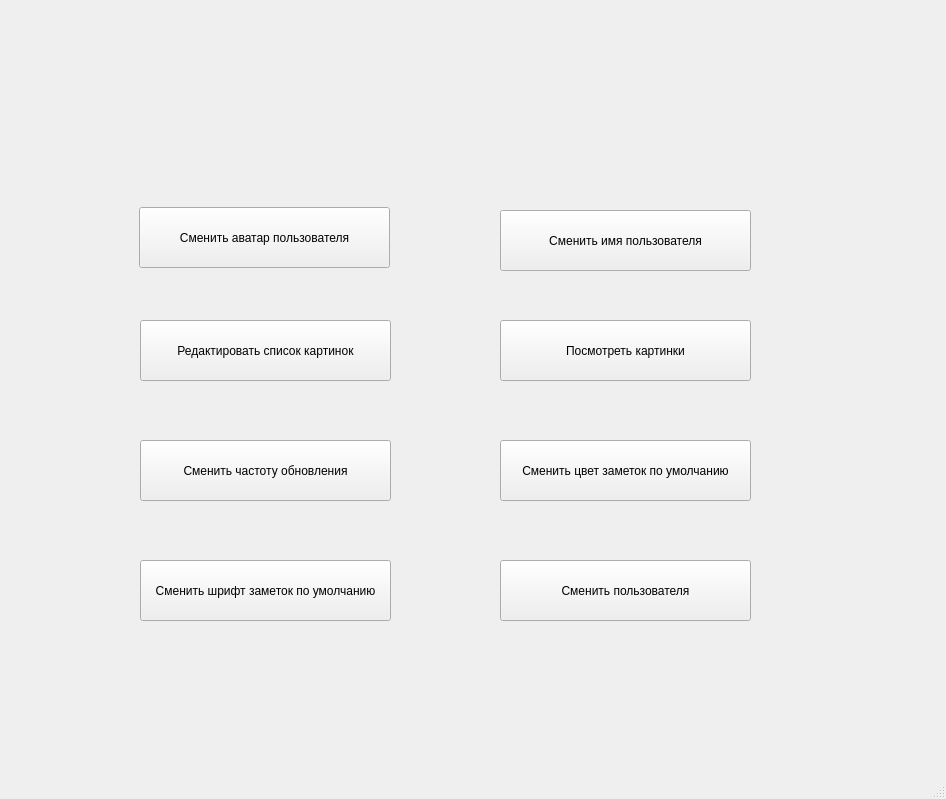
<?xml version="1.0" encoding="UTF-8"?>
<ui version="4.0">
 <class>MainWindow</class>
 <widget class="QMainWindow" name="MainWindow">
  <property name="geometry">
   <rect>
    <x>0</x>
    <y>0</y>
    <width>946</width>
    <height>799</height>
   </rect>
  </property>
  <property name="windowTitle">
   <string>MainWindow</string>
  </property>
  <widget class="QWidget" name="centralwidget">
   <widget class="QLabel" name="showava">
    <property name="geometry">
     <rect>
      <x>44</x>
      <y>30</y>
      <width>121</width>
      <height>101</height>
     </rect>
    </property>
    <property name="text">
     <string/>
    </property>
   </widget>
   <widget class="QLabel" name="showusername">
    <property name="geometry">
     <rect>
      <x>230</x>
      <y>70</y>
      <width>421</width>
      <height>31</height>
     </rect>
    </property>
    <property name="font">
     <font>
      <pointsize>10</pointsize>
     </font>
    </property>
    <property name="text">
     <string/>
    </property>
   </widget>
   <widget class="QPushButton" name="changeava">
    <property name="geometry">
     <rect>
      <x>139</x>
      <y>207</y>
      <width>251</width>
      <height>61</height>
     </rect>
    </property>
    <property name="text">
     <string>Сменить аватар пользователя</string>
    </property>
   </widget>
   <widget class="QPushButton" name="changelistpict">
    <property name="geometry">
     <rect>
      <x>140</x>
      <y>320</y>
      <width>251</width>
      <height>61</height>
     </rect>
    </property>
    <property name="text">
     <string>Редактировать список картинок</string>
    </property>
   </widget>
   <widget class="QPushButton" name="changefont">
    <property name="geometry">
     <rect>
      <x>140</x>
      <y>560</y>
      <width>251</width>
      <height>61</height>
     </rect>
    </property>
    <property name="text">
     <string>Сменить шрифт заметок по умолчанию</string>
    </property>
   </widget>
   <widget class="QPushButton" name="viewpict">
    <property name="geometry">
     <rect>
      <x>500</x>
      <y>320</y>
      <width>251</width>
      <height>61</height>
     </rect>
    </property>
    <property name="text">
     <string>Посмотреть картинки</string>
    </property>
   </widget>
   <widget class="QPushButton" name="changetime">
    <property name="geometry">
     <rect>
      <x>140</x>
      <y>440</y>
      <width>251</width>
      <height>61</height>
     </rect>
    </property>
    <property name="text">
     <string>Сменить частоту обновления</string>
    </property>
   </widget>
   <widget class="QPushButton" name="changecolor">
    <property name="geometry">
     <rect>
      <x>500</x>
      <y>440</y>
      <width>251</width>
      <height>61</height>
     </rect>
    </property>
    <property name="text">
     <string>Сменить цвет заметок по умолчанию</string>
    </property>
   </widget>
   <widget class="QPushButton" name="changename">
    <property name="geometry">
     <rect>
      <x>500</x>
      <y>210</y>
      <width>251</width>
      <height>61</height>
     </rect>
    </property>
    <property name="text">
     <string>Сменить имя пользователя</string>
    </property>
   </widget>
   <widget class="QPushButton" name="changeuser">
    <property name="geometry">
     <rect>
      <x>500</x>
      <y>560</y>
      <width>251</width>
      <height>61</height>
     </rect>
    </property>
    <property name="text">
     <string>Сменить пользователя</string>
    </property>
   </widget>
  </widget>
  <widget class="QMenuBar" name="menubar">
   <property name="geometry">
    <rect>
     <x>0</x>
     <y>0</y>
     <width>946</width>
     <height>26</height>
    </rect>
   </property>
  </widget>
  <widget class="QStatusBar" name="statusbar"/>
 </widget>
 <resources/>
 <connections/>
</ui>
